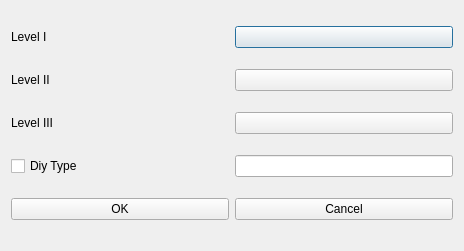
<?xml version="1.0" encoding="UTF-8"?>
<ui version="4.0">
 <class>SegmentType</class>
 <widget class="QDialog" name="SegmentType">
  <property name="geometry">
   <rect>
    <x>0</x>
    <y>0</y>
    <width>464</width>
    <height>251</height>
   </rect>
  </property>
  <property name="windowTitle">
   <string>Select Type</string>
  </property>
  <layout class="QVBoxLayout" name="verticalLayout">
   <item>
    <layout class="QHBoxLayout" name="horizontalLayout">
     <item>
      <widget class="BodyLabel" name="BodyLabel">
       <property name="text">
        <string>Level I</string>
       </property>
      </widget>
     </item>
     <item>
      <widget class="ComboBox" name="selectI"/>
     </item>
    </layout>
   </item>
   <item>
    <layout class="QHBoxLayout" name="horizontalLayout_2">
     <item>
      <widget class="BodyLabel" name="BodyLabel_2">
       <property name="text">
        <string>Level II</string>
       </property>
      </widget>
     </item>
     <item>
      <widget class="ComboBox" name="selectII"/>
     </item>
    </layout>
   </item>
   <item>
    <layout class="QHBoxLayout" name="horizontalLayout_3">
     <item>
      <widget class="BodyLabel" name="BodyLabel_3">
       <property name="text">
        <string>Level III</string>
       </property>
      </widget>
     </item>
     <item>
      <widget class="ComboBox" name="selectIII"/>
     </item>
    </layout>
   </item>
   <item>
    <layout class="QHBoxLayout" name="horizontalLayout_5">
     <item>
      <widget class="CheckBox" name="diyCheckBox">
       <property name="text">
        <string>Diy Type</string>
       </property>
      </widget>
     </item>
     <item>
      <widget class="LineEdit" name="diyLineEdit">
       <property name="sizePolicy">
        <sizepolicy hsizetype="Minimum" vsizetype="Fixed">
         <horstretch>0</horstretch>
         <verstretch>0</verstretch>
        </sizepolicy>
       </property>
       <property name="maxLength">
        <number>10</number>
       </property>
       <property name="placeholderText">
        <string/>
       </property>
      </widget>
     </item>
    </layout>
   </item>
   <item>
    <layout class="QHBoxLayout" name="horizontalLayout_4">
     <item>
      <widget class="PushButton" name="saAdd">
       <property name="text">
        <string>OK</string>
       </property>
      </widget>
     </item>
     <item>
      <widget class="PushButton" name="saCancel">
       <property name="text">
        <string>Cancel</string>
       </property>
      </widget>
     </item>
    </layout>
   </item>
  </layout>
 </widget>
 <customwidgets>
  <customwidget>
   <class>CheckBox</class>
   <extends>QCheckBox</extends>
   <header>qfluentwidgets</header>
  </customwidget>
  <customwidget>
   <class>ComboBox</class>
   <extends>QPushButton</extends>
   <header>qfluentwidgets</header>
  </customwidget>
  <customwidget>
   <class>PushButton</class>
   <extends>QPushButton</extends>
   <header>qfluentwidgets</header>
  </customwidget>
  <customwidget>
   <class>BodyLabel</class>
   <extends>QLabel</extends>
   <header>qfluentwidgets</header>
  </customwidget>
  <customwidget>
   <class>LineEdit</class>
   <extends>QLineEdit</extends>
   <header>qfluentwidgets</header>
  </customwidget>
 </customwidgets>
 <resources/>
 <connections/>
</ui>
